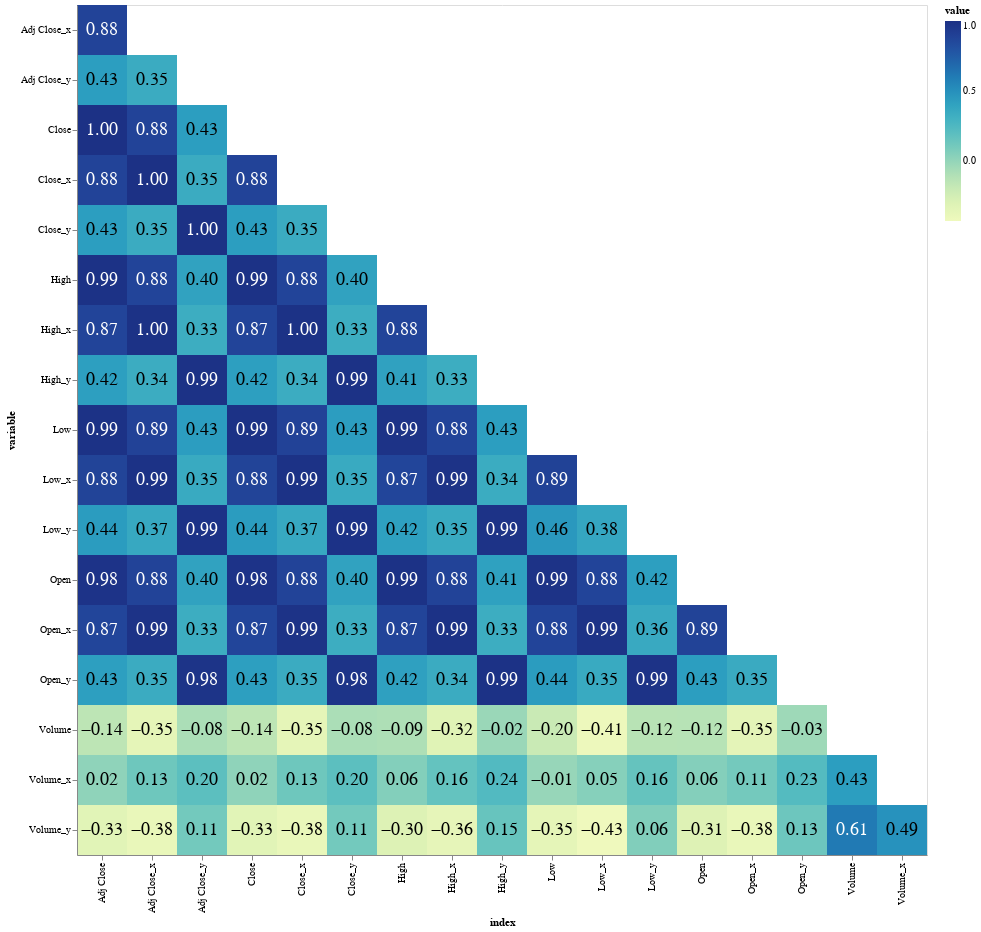

Notebook cell for this chart:
### Markdown cell above
**Notes**

- Need to create one selector for all visualizations, figure out how to include multiple selectors in visualizations
consider using facet to break out performance if layered/stacked charts become too common. 
- Having issue with scatterplot, once it's finished it should work better.
- implement mean line for some value metric [link](https://altair-viz.github.io/gallery/selection_layer_bar_month.html)
- implement comparison to other assets (Real estate, S&P etc)
    - include volatility, price, and other metrics
- need to make correlation matrix [link](https://github.com/altair-viz/altair/pull/1945)
- inspiration [link](https://www.youtube.com/watch?v=XWdcpoXKRnk)
-

### Code cell
base = alt.Chart(corr_matrix).transform_filter(
    alt.datum.index < alt.datum.variable
).encode(
    x='index',
    y='variable',
).properties(
    width=alt.Step(50),
    height=alt.Step(50)
)

rects = base.mark_rect().encode(
    color='value'
)

text = base.mark_text(
    size=18
).encode(
    text=alt.Text('value', format=".2f"),
    color=alt.condition(
        "datum.value > 0.5",
        alt.value('white'),
        alt.value('black')
    )
)

rects + text

### Figure 1 — Vega-Lite specification as saved in the notebook (floating-point values rounded to 4 significant figures; data arrays with more than 128 entries replaced by an {"elided": "..."} marker saying what was removed)
{"config": {"view": {"continuousWidth": 400, "continuousHeight": 300}}, "layer": [{"mark": "rect", "encoding": {"color": {"type": "quantitative", "field": "value"}, "x": {"type": "nominal", "field": "index"}, "y": {"type": "nominal", "field": "variable"}}, "height": {"step": 50}, "transform": [{"filter": "(datum.index < datum.variable)"}], "width": {"step": 50}}, {"mark": {"type": "text", "size": 18}, "encoding": {"color": {"condition": {"value": "white", "test": "datum.value > 0.5"}, "value": "black"}, "text": {"type": "quantitative", "field": "value", "format": ".2f"}, "x": {"type": "nominal", "field": "index"}, "y": {"type": "nominal", "field": "variable"}}, "height": {"step": 50}, "transform": [{"filter": "(datum.index < datum.variable)"}], "width": {"step": 50}}], "data": {"name": "data-8f438fa9feda75e3ec5171c427f031a2"}, "$schema": "https://vega.github.io/schema/vega-lite/v4.8.1.json", "datasets": {"data-8f438fa9feda75e3ec5171c427f031a2": {"elided": "324 records"}}}
